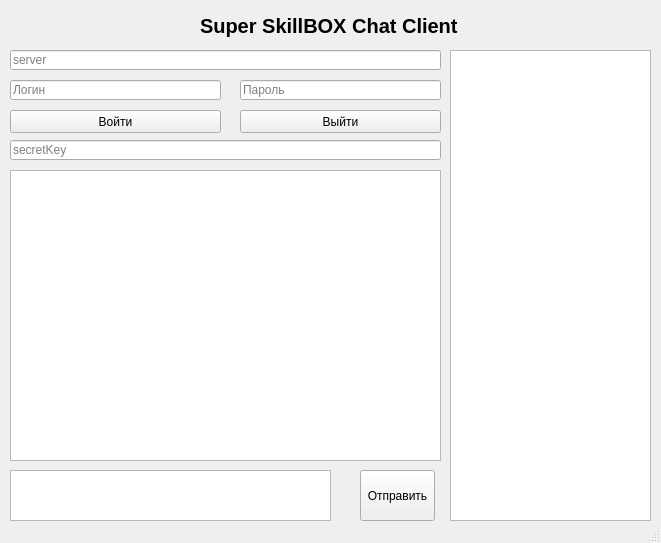
<?xml version="1.0" encoding="UTF-8"?>
<ui version="4.0">
 <class>MainWindow</class>
 <widget class="QMainWindow" name="MainWindow">
  <property name="geometry">
   <rect>
    <x>0</x>
    <y>0</y>
    <width>661</width>
    <height>543</height>
   </rect>
  </property>
  <property name="windowTitle">
   <string>MainWindow</string>
  </property>
  <widget class="QWidget" name="centralwidget">
   <widget class="QLabel" name="label">
    <property name="geometry">
     <rect>
      <x>200</x>
      <y>10</y>
      <width>281</width>
      <height>31</height>
     </rect>
    </property>
    <property name="minimumSize">
     <size>
      <width>281</width>
      <height>0</height>
     </size>
    </property>
    <property name="maximumSize">
     <size>
      <width>281</width>
      <height>16777215</height>
     </size>
    </property>
    <property name="font">
     <font>
      <pointsize>15</pointsize>
      <weight>75</weight>
      <italic>false</italic>
      <bold>true</bold>
     </font>
    </property>
    <property name="text">
     <string>Super SkillBOX Chat Client</string>
    </property>
   </widget>
   <widget class="QLineEdit" name="loginEdit">
    <property name="geometry">
     <rect>
      <x>10</x>
      <y>80</y>
      <width>211</width>
      <height>20</height>
     </rect>
    </property>
    <property name="placeholderText">
     <string>Логин</string>
    </property>
   </widget>
   <widget class="QLineEdit" name="passwordEdit">
    <property name="geometry">
     <rect>
      <x>240</x>
      <y>80</y>
      <width>201</width>
      <height>20</height>
     </rect>
    </property>
    <property name="placeholderText">
     <string>Пароль</string>
    </property>
   </widget>
   <widget class="QTextBrowser" name="messagesBrowser">
    <property name="geometry">
     <rect>
      <x>10</x>
      <y>170</y>
      <width>431</width>
      <height>291</height>
     </rect>
    </property>
   </widget>
   <widget class="QPlainTextEdit" name="messageEdit">
    <property name="geometry">
     <rect>
      <x>10</x>
      <y>470</y>
      <width>321</width>
      <height>51</height>
     </rect>
    </property>
   </widget>
   <widget class="QPushButton" name="sendButton">
    <property name="geometry">
     <rect>
      <x>360</x>
      <y>470</y>
      <width>75</width>
      <height>51</height>
     </rect>
    </property>
    <property name="text">
     <string>Отправить</string>
    </property>
   </widget>
   <widget class="QLineEdit" name="serverUrlEdit">
    <property name="geometry">
     <rect>
      <x>10</x>
      <y>50</y>
      <width>431</width>
      <height>20</height>
     </rect>
    </property>
    <property name="placeholderText">
     <string>server</string>
    </property>
   </widget>
   <widget class="QLineEdit" name="secretKeyEdit">
    <property name="geometry">
     <rect>
      <x>10</x>
      <y>140</y>
      <width>431</width>
      <height>20</height>
     </rect>
    </property>
    <property name="placeholderText">
     <string>secretKey</string>
    </property>
   </widget>
   <widget class="QPushButton" name="loginButton">
    <property name="geometry">
     <rect>
      <x>10</x>
      <y>110</y>
      <width>211</width>
      <height>23</height>
     </rect>
    </property>
    <property name="text">
     <string>Войти</string>
    </property>
   </widget>
   <widget class="QPushButton" name="logoutButton">
    <property name="geometry">
     <rect>
      <x>240</x>
      <y>110</y>
      <width>201</width>
      <height>23</height>
     </rect>
    </property>
    <property name="text">
     <string>Выйти</string>
    </property>
   </widget>
   <widget class="QListWidget" name="usersList">
    <property name="geometry">
     <rect>
      <x>450</x>
      <y>50</y>
      <width>201</width>
      <height>471</height>
     </rect>
    </property>
   </widget>
  </widget>
  <widget class="QStatusBar" name="statusbar"/>
 </widget>
 <resources/>
 <connections/>
</ui>
